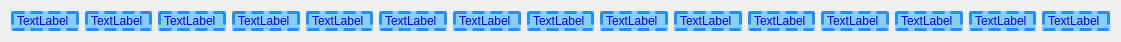
   <widget class="QWidget" name="horizontalLayoutWidget_9">
    <property name="geometry">
     <rect>
      <x>140</x>
      <y>510</y>
      <width>1121</width>
      <height>41</height>
     </rect>
    </property>
    <layout class="QHBoxLayout" name="horizontalLayout_40">
     <item>
      <widget class="QLabel" name="label_586">
       <property name="styleSheet">
        <string notr="true">color: blue;
background-color: #87CEFA;
border-style: dashed;
border-width: 3px;             
border-color: #1E90FF</string>
       </property>
       <property name="text">
        <string>TextLabel</string>
       </property>
      </widget>
     </item>
     <item>
      <widget class="QLabel" name="label_587">
       <property name="styleSheet">
        <string notr="true">color: blue;
background-color: #87CEFA;
border-style: dashed;
border-width: 3px;             
border-color: #1E90FF</string>
       </property>
       <property name="text">
        <string>TextLabel</string>
       </property>
      </widget>
     </item>
     <item>
      <widget class="QLabel" name="label_588">
       <property name="styleSheet">
        <string notr="true">color: blue;
background-color: #87CEFA;
border-style: dashed;
border-width: 3px;             
border-color: #1E90FF</string>
       </property>
       <property name="text">
        <string>TextLabel</string>
       </property>
      </widget>
     </item>
     <item>
      <widget class="QLabel" name="label_589">
       <property name="styleSheet">
        <string notr="true">color: blue;
background-color: #87CEFA;
border-style: dashed;
border-width: 3px;             
border-color: #1E90FF</string>
       </property>
       <property name="text">
        <string>TextLabel</string>
       </property>
      </widget>
     </item>
     <item>
      <widget class="QLabel" name="label_590">
       <property name="styleSheet">
        <string notr="true">color: blue;
background-color: #87CEFA;
border-style: dashed;
border-width: 3px;             
border-color: #1E90FF</string>
       </property>
       <property name="text">
        <string>TextLabel</string>
       </property>
      </widget>
     </item>
     <item>
      <widget class="QLabel" name="label_591">
       <property name="styleSheet">
        <string notr="true">color: blue;
background-color: #87CEFA;
border-style: dashed;
border-width: 3px;             
border-color: #1E90FF</string>
       </property>
       <property name="text">
        <string>TextLabel</string>
       </property>
      </widget>
     </item>
     <item>
      <widget class="QLabel" name="label_592">
       <property name="styleSheet">
        <string notr="true">color: blue;
background-color: #87CEFA;
border-style: dashed;
border-width: 3px;             
border-color: #1E90FF</string>
       </property>
       <property name="text">
        <string>TextLabel</string>
       </property>
      </widget>
     </item>
     <item>
      <widget class="QLabel" name="label_593">
       <property name="styleSheet">
        <string notr="true">color: blue;
background-color: #87CEFA;
border-style: dashed;
border-width: 3px;             
border-color: #1E90FF</string>
       </property>
       <property name="text">
        <string>TextLabel</string>
       </property>
      </widget>
     </item>
     <item>
      <widget class="QLabel" name="label_594">
       <property name="styleSheet">
        <string notr="true">color: blue;
background-color: #87CEFA;
border-style: dashed;
border-width: 3px;             
border-color: #1E90FF</string>
       </property>
       <property name="text">
        <string>TextLabel</string>
       </property>
      </widget>
     </item>
     <item>
      <widget class="QLabel" name="label_595">
       <property name="styleSheet">
        <string notr="true">color: blue;
background-color: #87CEFA;
border-style: dashed;
border-width: 3px;             
border-color: #1E90FF</string>
       </property>
       <property name="text">
        <string>TextLabel</string>
       </property>
      </widget>
     </item>
     <item>
      <widget class="QLabel" name="label_596">
       <property name="styleSheet">
        <string notr="true">color: blue;
background-color: #87CEFA;
border-style: dashed;
border-width: 3px;             
border-color: #1E90FF</string>
       </property>
       <property name="text">
        <string>TextLabel</string>
       </property>
      </widget>
     </item>
     <item>
      <widget class="QLabel" name="label_597">
       <property name="styleSheet">
        <string notr="true">color: blue;
background-color: #87CEFA;
border-style: dashed;
border-width: 3px;             
border-color: #1E90FF</string>
       </property>
       <property name="text">
        <string>TextLabel</string>
       </property>
      </widget>
     </item>
     <item>
      <widget class="QLabel" name="label_598">
       <property name="styleSheet">
        <string notr="true">color: blue;
background-color: #87CEFA;
border-style: dashed;
border-width: 3px;             
border-color: #1E90FF</string>
       </property>
       <property name="text">
        <string>TextLabel</string>
       </property>
      </widget>
     </item>
     <item>
      <widget class="QLabel" name="label_599">
       <property name="styleSheet">
        <string notr="true">color: blue;
background-color: #87CEFA;
border-style: dashed;
border-width: 3px;             
border-color: #1E90FF</string>
       </property>
       <property name="text">
        <string>TextLabel</string>
       </property>
      </widget>
     </item>
     <item>
      <widget class="QLabel" name="label_600">
       <property name="styleSheet">
        <string notr="true">color: blue;
background-color: #87CEFA;
border-style: dashed;
border-width: 3px;             
border-color: #1E90FF</string>
       </property>
       <property name="text">
        <string>TextLabel</string>
       </property>
      </widget>
     </item>
    </layout>
   </widget>
